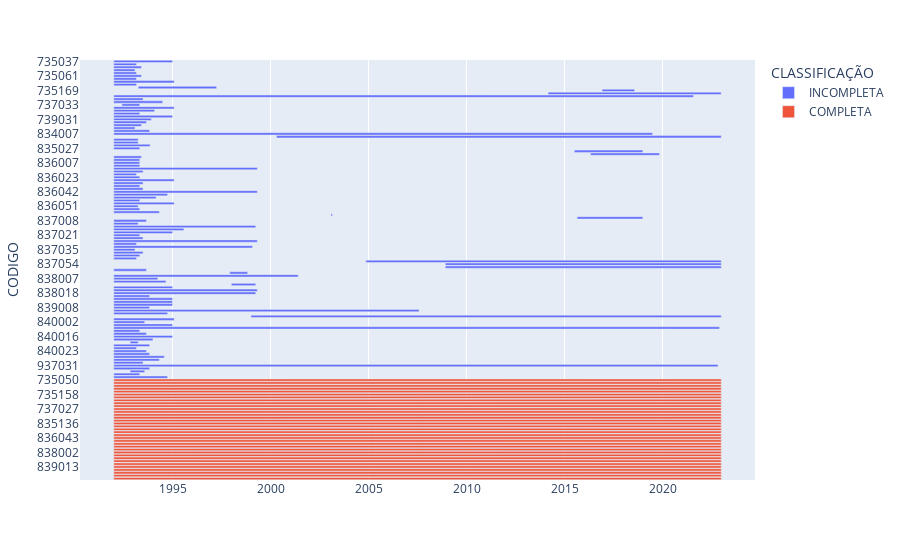

Notebook cell for this chart:
### Markdown cell above
#### Utilizando o gráfico de Gantt para analisar a completude dos dados no periodo de janeiro de 1992 até dezembro de 2022

### Code cell
fig = px.timeline(df_estacao_PE_inicio_e_fim, x_start="INÍCIO", x_end="FIM", y="CODIGO", color="CLASSIFICAÇÃO")
fig.update_yaxes(autorange="reversed")
fig.show()
